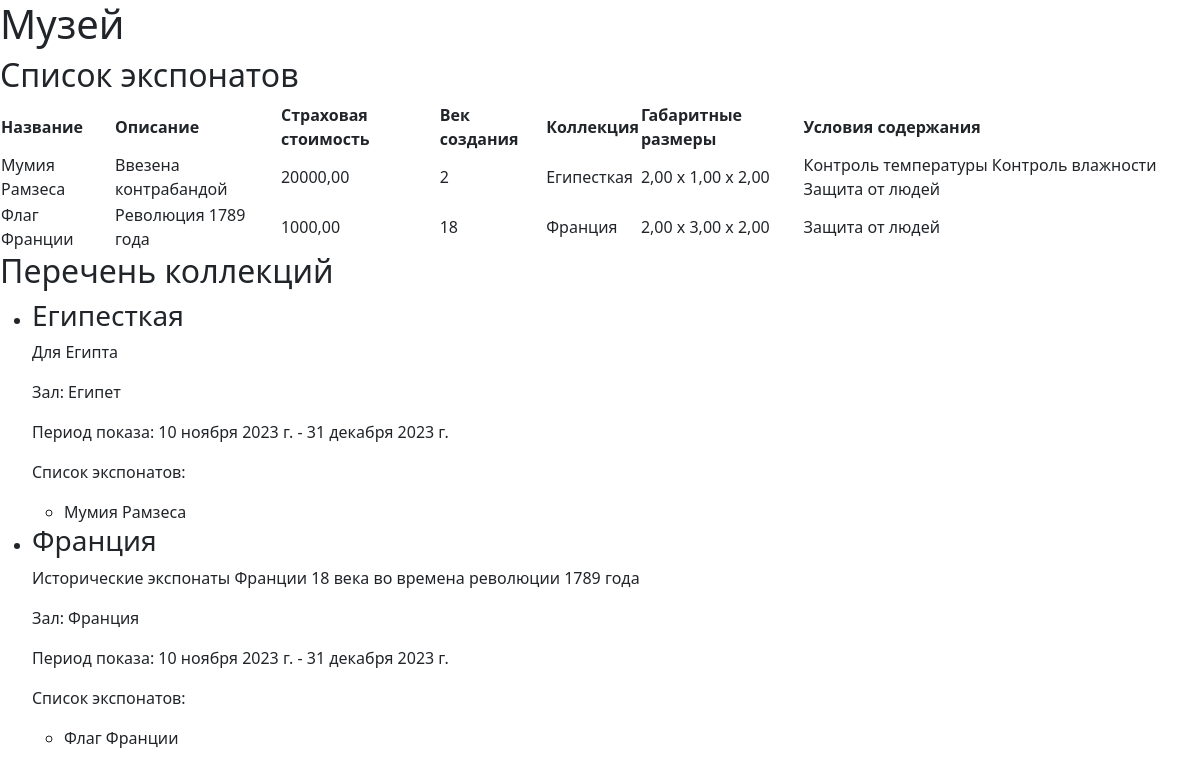
The app's page /, older data.
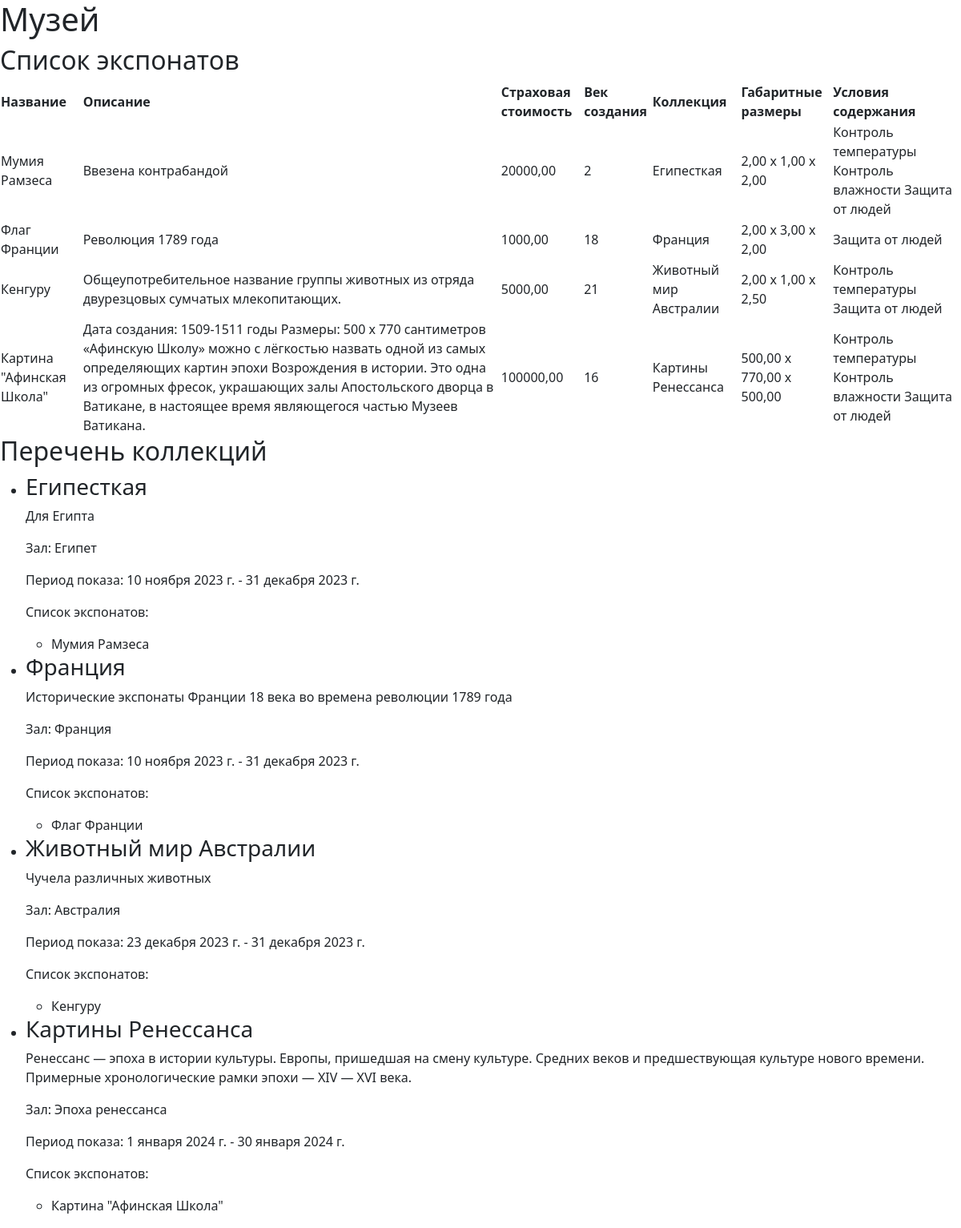
The same page, newer data.
### museum/models.py (models this page shows, shortened)
class Exhibit(models.Model):
    name = models.CharField(max_length=100, verbose_name='Название')
    description = models.TextField(verbose_name='Краткое описание')
    value = models.DecimalField(max_digits=10, decimal_places=2, verbose_name='Страховая стоимость')
    century = models.IntegerField(verbose_name='Век создания')
    collection = models.ForeignKey(Collection ,on_delete=models.CASCADE, verbose_name='Коллекция')
    height = models.DecimalField(max_digits=5, decimal_places=2, verbose_name='Высота')
    width = models.DecimalField(max_digits=5, decimal_places=2, verbose_name='Ширина')
    length = models.DecimalField(max_digits=5, decimal_places=2, verbose_name='Длина')
    temperature_control = models.BooleanField(verbose_name='Необходимость контроля температуры')
    humidity_control = models.BooleanField(verbose_name='Необходимость контроля влажности')
    protection = models.BooleanField(verbose_name='Защищённость от людей')
    class Meta:
        verbose_name = 'Экспонат'
        verbose_name_plural = 'Экспонаты'

class Collection(models.Model):
        name = models.CharField(max_length=100, verbose_name='Название')
        description = models.TextField(verbose_name='Краткое описание')
        hall = models.ForeignKey(Hall, on_delete=models.CASCADE, verbose_name='Зал')
        start_date = models.DateField(verbose_name='Дата начала')
        end_date = models.DateField(verbose_name='Дата окончания')
        def __str__(self):
            return self.name
        class Meta:
            verbose_name = 'Коллекция'
            verbose_name_plural = 'Коллекции'

class Hall(models.Model):
    name = models.CharField(max_length=100, verbose_name='Название')
    def __str__(self):
        return self.name
    class Meta:
        verbose_name = 'Выставочный зал'
        verbose_name_plural = 'Выставочные залы'

### museum/views.py (the view)
# urls.py: path('', views.index),
def index(request):
    halls = Hall.objects.all()
    collections = Collection.objects.all()
    exhibits = Exhibit.objects.all()
    context = { 'hall': halls, 'collections': collections, 'exhibits': exhibits, }
    return render(request, "museum/index.html", context)

### museum/templates/museum/index.html (shortened to what this page needs)
<!DOCTYPE html>
<html lang="ru">
<head>
    {% load bootstrap5 %}
	{% bootstrap_css %}
</head>
<body>
<h1>Музей</h1>
<h2>Список экспонатов</h2>
<table>
    <thead>
        <tr>
            <th>Название</th>
            <th>Описание</th>
            <th>Страховая стоимость</th>
            <th>Век создания</th>
            <th>Коллекция</th>
            <th>Габаритные размеры</th>
            <th>Условия содержания</th>
        </tr>
    </thead>
    <tbody>
        {% for exhibit in exhibits %}
        <tr>
            <td>{{ exhibit.name }}</td>
            <td>{{ exhibit.description }}</td>
            <td>{{ exhibit.value }}</td>
            <td>{{ exhibit.century }}</td>
            <td>{{ exhibit.collection }}</td>
            <td>{{ exhibit.height }} x {{ exhibit.width }} x {{ exhibit.length }}</td>
            <td>
                {% if exhibit.temperature_control %}
                Контроль температуры
                {% endif %}
                {% if exhibit.humidity_control %}
                Контроль влажности
                {% endif %}
                {% if exhibit.protection %}
                Защита от людей
                {% endif %}
            </td>
        </tr>
        {% endfor %}
    </tbody>
</table>
<h2>Перечень коллекций</h2>
<ul>
    {% for collection in collections %}
    <li>
        <h3>{{ collection.name }}</h3>
        <p>{{ collection.description }}</p>
        <p>Зал: {{ collection.hall }}</p>
        <p>Период показа: {{ collection.start_date }} - {{ collection.end_date }}</p>
        <p>Список экспонатов:</p>
        <ul>
            {% for exhibit in collection.exhibit_set.all %}
            <li>{{ exhibit.name }}</li>
            {% endfor %}
        </ul>
    </li>
    {% endfor %}
</ul>
</body>
</html>

Row changes from the older to the newer data that the page shows:
added Exhibit: name "Кенгуру", description "Общеупотребительное название группы животных из отряда двурезцовых сумчатых млекопитающих.", value "5000,00", century "21", collection "Животный мир Австралии", height "2,00", width "1,00", length "2,50", temperature_control "Контроль температуры", protection "Защита от людей"
added Exhibit: name "Картина \"Афинская Школа\"", description "Дата создания: 1509-1511 годы Размеры: 500 х 770 сантиметров «Афинскую Школу» можно с лёгкостью назвать одной из самых определяющих картин эпохи Возрождения в истории. Это одна из огромных фресок, украшающих залы Апостольского дворца в Ватикане, в настоящее время являющегося частью Музеев Ватикана.", value "100000,00", century "16", collection "Картины Ренессанса", height "500,00", width "770,00", length "500,00", temperature_control "Контроль температуры", humidity_control "Контроль влажности", protection "Защита от людей"
added Collection: name "Животный мир Австралии", description "Чучела различных животных", hall "Австралия", start_date "23 декабря 2023 г.", end_date "31 декабря 2023 г."
added Collection: name "Картины Ренессанса", description "Ренессанс — эпоха в истории культуры. Европы, пришедшая на смену культуре. Средних веков и предшествующая культуре нового времени. Примерные хронологические рамки эпохи — XIV — XVI века.", hall "Эпоха ренессанса", start_date "1 января 2024 г.", end_date "30 января 2024 г."
